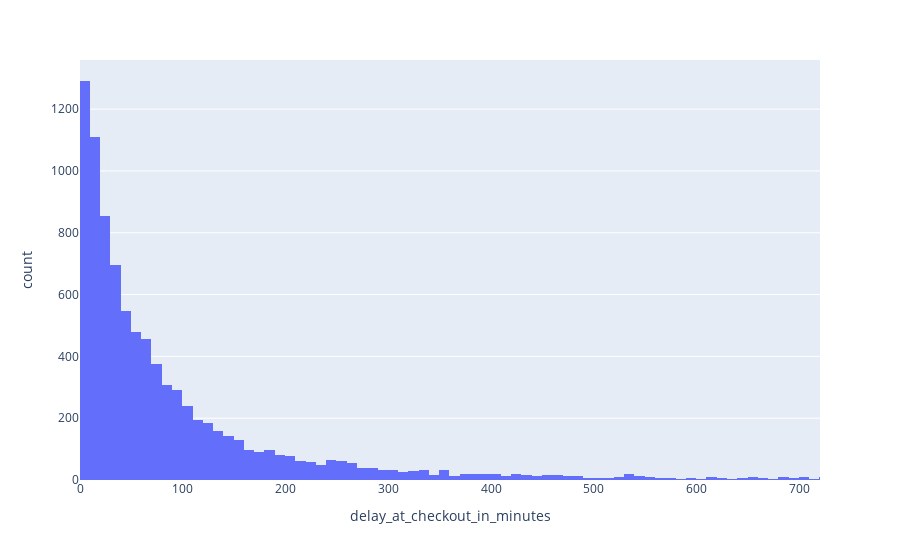

Notebook code cell kept with this figure:
### Code cell
fig = px.histogram(df_delay[df_delay['delay_at_checkout_in_minutes']>0],
                    x ='delay_at_checkout_in_minutes',
                    range_x = [0,720],
                    nbins=7200
                    )
fig.show()

### Figure 1 — Plotly figure (JSON) as saved in the notebook; plotly's stock layout.template omitted (floating-point values rounded to 4 significant figures; data arrays with more than 128 entries replaced by an {"elided": "..."} marker saying what was removed)
{"data": [{"alignmentgroup": "True", "bingroup": "x", "hovertemplate": "delay_at_checkout_in_minutes=%{x}<br>count=%{y}<extra></extra>", "legendgroup": "", "marker": {"color": "#636efa", "pattern": {"shape": ""}}, "name": "", "nbinsx": 7200, "offsetgroup": "", "orientation": "v", "showlegend": false, "type": "histogram", "x": {"elided": "9404 int values"}, "xaxis": "x", "yaxis": "y"}], "layout": {"barmode": "relative", "legend": {"tracegroupgap": 0}, "margin": {"t": 60}, "xaxis": {"anchor": "y", "domain": [0, 1], "range": [0, 720], "title": {"text": "delay_at_checkout_in_minutes"}}, "yaxis": {"anchor": "x", "domain": [0, 1], "title": {"text": "count"}}}}
